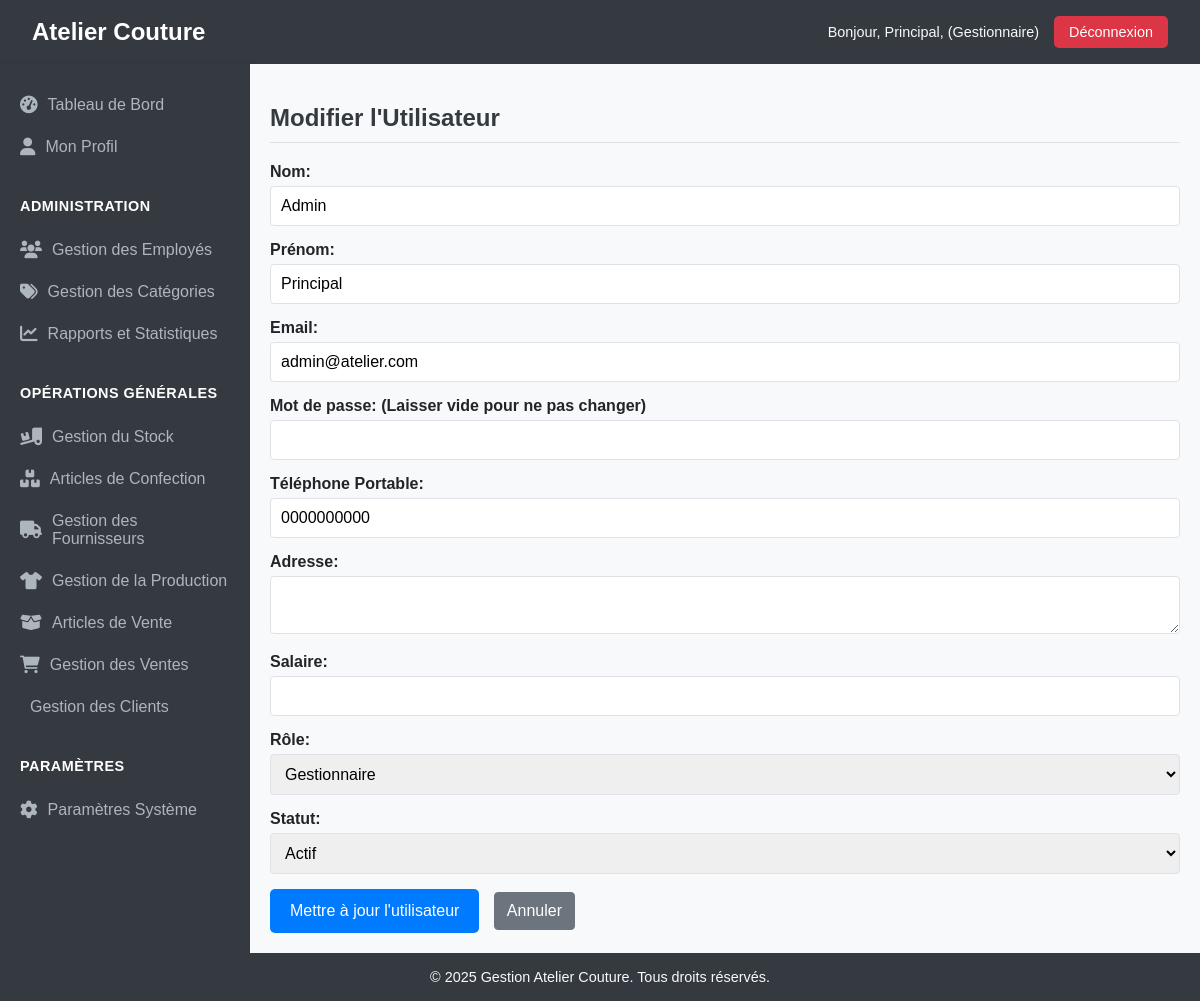
/index.php?action=modifierUtilisateur&id=1 (signed in), run on the app's committed database.
### tables this page shows
CREATE TABLE IF NOT EXISTS `utilisateurs` (
  `utilisateur_id` int NOT NULL AUTO_INCREMENT,
  `nom` varchar(100) NOT NULL,
  `prenom` varchar(100) NOT NULL,
  `email` varchar(255) NOT NULL,
  `mot_de_passe` varchar(255) NOT NULL,
  `telephone_portable` varchar(20) NOT NULL,
  `adresse` varchar(255) DEFAULT NULL,
  `salaire` decimal(10,2) DEFAULT NULL,
  `photo` varchar(255) DEFAULT NULL,
  `role` enum('Gestionnaire','Responsable Stock','Responsable Production','Vendeur') NOT NULL,
  `date_creation` datetime DEFAULT CURRENT_TIMESTAMP,
  `archive` tinyint(1) DEFAULT '0',
  `statut` enum('actif','archivé') NOT NULL DEFAULT 'actif',
  PRIMARY KEY (`utilisateur_id`),
  UNIQUE KEY `email` (`email`)
);

### src/Controllers/Controller.php (called while the page is built, shortened)
<?php
abstract class Controller {
    protected function render(string $path, array $data = []): void {
        extract($data);
        require_once ROOT_PATH . '/vues/' . $path . '.php';
    }
}

### src/Controllers/UtilisateurController.php (called while the page is built, shortened)
<?php
class UtilisateurController extends Controller {
    private $utilisateurService;
    public function __construct() {
        $this->utilisateurService = new UtilisateurService();
    }
    public function edit(int $id): void {
        $user = $this->utilisateurService->getUtilisateurById($id);
        $errors = [];
        $formData = $user->toArray();
        $this->render('utilisateurs/ajouter_modifier', [
            'title' => 'Modifier l\'Utilisateur',
            'errors' => $errors,
            'formData' => $formData,
            'isEdit' => true
        ]);
    }
}

### config/config.php (called while the page is built, shortened)
<?php
spl_autoload_register(function ($class) {
    $prefix = 'App\\';
    $base_dir = ROOT_PATH . '/src/';
    $len = strlen($prefix);
    $relative_class = substr($class, $len);
    $file = $base_dir . str_replace('\\', '/', $relative_class) . '.php';
});
?>

### src/Repositories/ConnexionBD.php (called while the page is built, shortened)
<?php
class ConnexionBD {
    private static $instance = null;
    private $conn;
    private function __construct() {
        $this->host = DB_HOST;
        $this->db_name = DB_NAME;
        $this->username = DB_USER;
        $this->password = DB_PASSWORD;
        try {
            $dsn = "mysql:host={$this->host};dbname={$this->db_name};charset=utf8mb4";
            $options = [
                PDO::ATTR_ERRMODE            => PDO::ERRMODE_EXCEPTION,
                PDO::ATTR_DEFAULT_FETCH_MODE => PDO::FETCH_ASSOC,
                PDO::ATTR_EMULATE_PREPARES   => false,
            ];
            $this->conn = new PDO($dsn, $this->username, $this->password, $options);
        } catch (PDOException $e) {
            die("Erreur de connexion à la base de données : " . $e->getMessage());
        }
    }
    public static function getInstance() {
        if (self::$instance === null) {
            self::$instance = new ConnexionBD();
        }
        return self::$instance;
    }
    public function getConnexion() {
        return $this->conn;
    }
}

### src/Services/UtilisateurService.php (called while the page is built, shortened)
<?php
class UtilisateurService extends BaseService {
    private $utilisateurRepository;
    public function __construct() {
        $this->utilisateurRepository = new UtilisateurRepository();
    }
    public function getUtilisateurById(int $id): ?Utilisateur {
        $userData = $this->utilisateurRepository->findById($id);
        if ($userData) {
            return new Utilisateur(
                $userData['utilisateur_id'],
                $userData['nom'],
                $userData['prenom'],
                $userData['email'],
                $userData['mot_de_passe'],
                $userData['telephone_portable'],
                $userData['adresse'],
                $userData['salaire'],
                $userData['photo'],
                $userData['role'],
                $userData['date_creation'],
                $userData['statut']
            );
        }
        return null;
    }
}

### src/Repositories/BaseRepository.php (called while the page is built, shortened)
<?php
abstract class BaseRepository {
    protected $db;
    protected $table;
    protected $idColumn;
    public function __construct(string $table, string $idColumn = 'id') {
        $this->db = ConnexionBD::getInstance()->getConnexion();
        $this->table = $table;
        $this->idColumn = $idColumn;
    }
    public function findById(int $id): ?array {
        $stmt = $this->db->prepare("SELECT * FROM {$this->table} WHERE {$this->idColumn} = :id");
        $stmt->execute([':id' => $id]);
        $result = $stmt->fetch(PDO::FETCH_ASSOC);
        return $result ?: null;
    }
}

### src/Models/Utilisateur.php (called while the page is built, shortened)
<?php
class Utilisateur {
    private $utilisateur_id;
    private $nom;
    private $prenom;
    private $email;
    private $telephone_portable;
    private $adresse;
    private $salaire;
    private $photo;
    private $role;
    private $date_creation;
    private $statut;
    public function __construct(
        $utilisateur_id = null,
        $nom = null,
        $prenom = null,
        $email = null,
        $mot_de_passe = null,
        $telephone_portable = null,
        $adresse = null,
        $salaire = null,
        $photo = null,
        $role = null,
        $date_creation = null,
        $statut = 'actif'
    ) {
        $this->utilisateur_id = $utilisateur_id;
        $this->nom = $nom;
        $this->prenom = $prenom;
        $this->email = $email;
        $this->telephone_portable = $telephone_portable;
        $this->adresse = $adresse;
        $this->salaire = $salaire;
        $this->photo = $photo;
        $this->role = $role;
        $this->date_creation = $date_creation;
        $this->statut = $statut;
    }
    public function toArray(): array {
        return [
            'utilisateur_id' => $this->utilisateur_id,
            'nom' => $this->nom,
            'prenom' => $this->prenom,
            'email' => $this->email,
            'mot_de_passe' => null,
            'telephone_portable' => $this->telephone_portable,
            'adresse' => $this->adresse,
            'salaire' => $this->salaire,
            'photo' => $this->photo,
            'role' => $this->role,
            'date_creation' => $this->date_creation,
            'statut' => $this->statut,
        ];
    }
}

### vues/utilisateurs/ajouter_modifier.php (the view, shortened to what this page needs)
<?php require_once ROOT_PATH . '/vues/includes/header.php'; ?>
<main class="content">
    <h2><?= htmlspecialchars($title) ?></h2>
    <form action="" method="POST">
        <div>
            <label for="nom">Nom:</label>
            <input type="text" id="nom" name="nom" value="<?= htmlspecialchars($formData['nom'] ?? '') ?>" required>
        </div>
        <div>
            <label for="prenom">Prénom:</label>
            <input type="text" id="prenom" name="prenom" value="<?= htmlspecialchars($formData['prenom'] ?? '') ?>" required>
        </div>
        <div>
            <label for="email">Email:</label>
            <input type="email" id="email" name="email" value="<?= htmlspecialchars($formData['email'] ?? '') ?>" required>
        </div>
        <div>
            <label for="mot_de_passe">Mot de passe: <?= $isEdit ? '(Laisser vide pour ne pas changer)' : '' ?></label>
            <input type="password" id="mot_de_passe" name="mot_de_passe" <?= $isEdit ? '' : 'required' ?>>
        </div>
        <div>
            <label for="telephone_portable">Téléphone Portable:</label>
            <input type="text" id="telephone_portable" name="telephone_portable" value="<?= htmlspecialchars($formData['telephone_portable'] ?? '') ?>">
        </div>
        <div>
            <label for="adresse">Adresse:</label>
            <textarea id="adresse" name="adresse"><?= htmlspecialchars($formData['adresse'] ?? '') ?></textarea>
        </div>
        <div>
            <label for="salaire">Salaire:</label>
            <input type="number" step="0.01" id="salaire" name="salaire" value="<?= htmlspecialchars($formData['salaire'] ?? '') ?>">
        </div>
        <div>
            <label for="role">Rôle:</label>
            <select id="role" name="role" required>
                <option value="Gestionnaire" <?= ($formData['role'] ?? '') === 'Gestionnaire' ? 'selected' : '' ?>>Gestionnaire</option>
            </select>
        </div>
        <div>
            <label for="statut">Statut:</label>
            <select id="statut" name="statut" required>
                <option value="actif" <?= ($formData['statut'] ?? 'actif') === 'actif' ? 'selected' : '' ?>>Actif</option>
            </select>
        </div>
        <button type="submit" class="btn btn-primary"><?= $isEdit ? 'Mettre à jour' : 'Ajouter' ?> l'utilisateur</button>
        <a href="<?= BASE_URL ?>index.php?action=utilisateurs" class="btn btn-secondary">Annuler</a>
    </form>
</main>
<?php require_once ROOT_PATH . '/vues/includes/footer.php'; ?>

### public/assets/css/style.css (style rules this page uses)
:root { --primary-color: #007bff; --secondary-color: #6c757d; --success-color: #28a745; --warning-color: #ffc107; --danger-color: #dc3545; --info-color: #17a2b8; --light-color: #f8f9fa; --dark-color: #343a40; --header-bg: #343a40; --sidebar-bg: #343a40; --sidebar-link-color: #adb5bd; --sidebar-link-hover-bg: #495057; --sidebar-active-link-bg: #007bff; --content-bg: #f8f9fa; --border-color: #dee2e6; --text-color: #212529; }
body { font-family: Arial, sans-serif; margin: 0; padding: 0; display: flex; flex-direction: column; min-height: 100vh; background-color: var(--content-bg); color: var(--text-color); }
.content { flex: 1; padding: 20px; background-color: var(--content-bg); overflow-y: auto; }
.content h2 { color: var(--dark-color); margin-bottom: 20px; border-bottom: 1px solid var(--border-color); padding-bottom: 10px; }
.btn { display: inline-block; font-weight: 400; color: white; text-align: center; vertical-align: middle; -webkit-user-select: none; -moz-user-select: none; -ms-user-select: none; user-select: none; background-color: transparent; border: 1px solid transparent; padding: 0.375rem 0.75rem; font-size: 1rem; line-height: 1.5; border-radius: 0.25rem; transition: color 0.15s ease-in-out, background-color 0.15s ease-in-out, border-color 0.15s ease-in-out, box-shadow 0.15s ease-in-out; text-decoration: none; }
.btn-primary { color: white; background-color: var(--primary-color); border-color: var(--primary-color); }
.btn-secondary { color: white; background-color: var(--secondary-color); border-color: var(--secondary-color); }
form div { margin-bottom: 15px; }
form label { display: block; margin-bottom: 5px; font-weight: bold; }
form input[type="text"], form input[type="email"], form input[type="password"], form input[type="number"], form textarea, form select { width: 100%; padding: 10px; border: 1px solid var(--border-color); border-radius: 4px; box-sizing: border-box; font-size: 1rem; }
form input[type="submit"], form button[type="submit"] { background-color: var(--primary-color); color: white; padding: 10px 20px; border: none; border-radius: 5px; cursor: pointer; font-size: 1rem; margin-right: 10px; }

### data on the page
utilisateurs: nom "Admin", prenom "Principal", email "admin@atelier.com", telephone_portable "0000000000", role "Gestionnaire", statut "Actif"

### other printed values
$_SESSION['user_prenom'] "Principal"
$_SESSION['user_role'] "Gestionnaire"
$title "Modifier l'Utilisateur"
